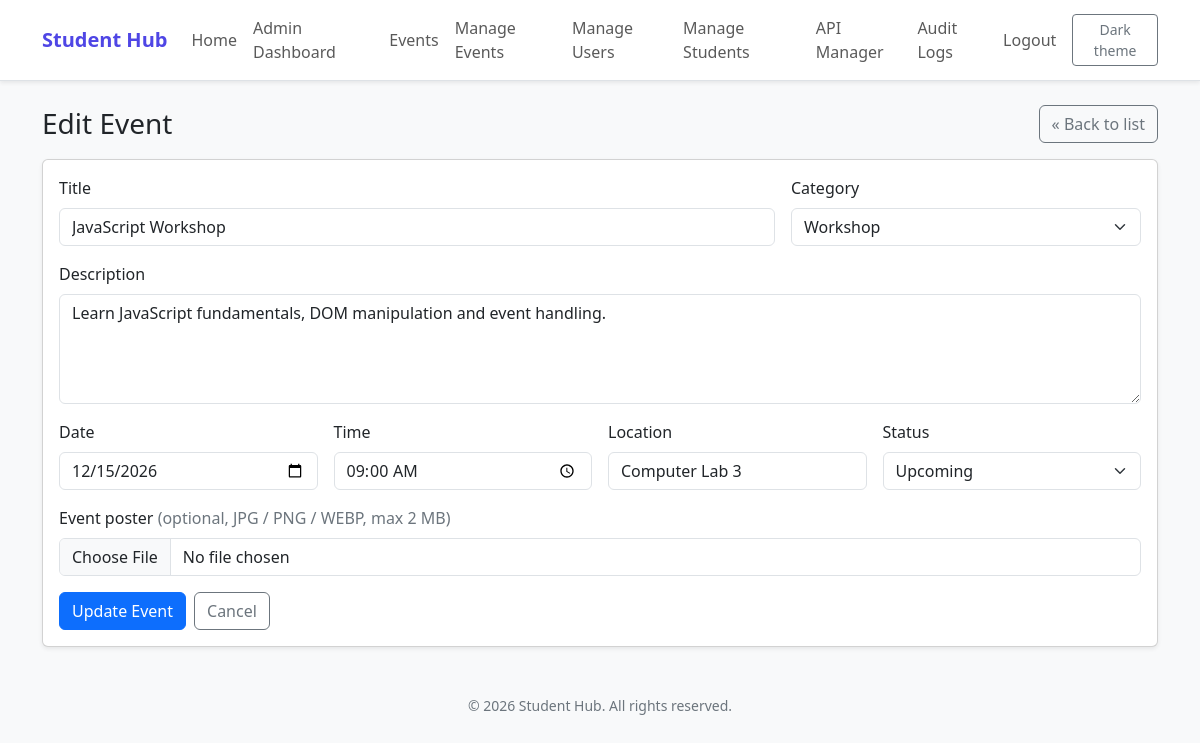
Page /events/form.php?id=13 (signed in) on the committed database.
### tables this page shows
CREATE TABLE IF NOT EXISTS events (
    id          INT UNSIGNED NOT NULL AUTO_INCREMENT,
    title       VARCHAR(150) NOT NULL,
    description TEXT         NOT NULL,
    event_date  DATE         NOT NULL,
    event_time  TIME         NOT NULL,
    location    VARCHAR(150) NOT NULL,
    category    ENUM('Workshop','Competition','Seminar','Exhibition') NOT NULL,
    status      ENUM('Upcoming','Ongoing','Completed','Cancelled') NOT NULL DEFAULT 'Upcoming',
    poster      VARCHAR(255) DEFAULT NULL,           
    created_at  TIMESTAMP NOT NULL DEFAULT CURRENT_TIMESTAMP,
    updated_at  TIMESTAMP NOT NULL DEFAULT CURRENT_TIMESTAMP ON UPDATE CURRENT_TIMESTAMP,
    PRIMARY KEY (id),
    UNIQUE KEY uq_event_title_date (title, event_date),
    KEY idx_event_date (event_date),
    KEY idx_event_status (status)
);

### students/_bootstrap.php (called while the page is built, shortened)
<?php
function e($value): string
{
    return htmlspecialchars((string) $value, ENT_QUOTES, 'UTF-8');
}

### events/form.php (the view, shortened to what this page needs)
<?php
require_once __DIR__ . '/_bootstrap.php';
$id     = (int) ($_GET['id'] ?? $_POST['id'] ?? 0);
$isEdit = $id > 0;
$data = [
    'title' => '', 'description' => '', 'event_date' => '', 'event_time' => '',
    'location' => '', 'category' => '', 'status' => 'Upcoming',
];
$errors = [];
if ($isEdit) {
    $existing = fetch_event($conn, $id);
    if ($_SERVER['REQUEST_METHOD'] !== 'POST') {
        $data = array_intersect_key($existing, $data);
        $data['event_time'] = substr((string) $data['event_time'], 0, 5);
    }
}
function cls(array $errors, string $key): string
{
    return isset($errors[$key]) ? ' is-invalid' : '';
}
$title = $isEdit ? 'Edit Event' : 'Add Event';
?>
<div class="d-flex justify-content-between align-items-center mb-3">
    <h2 class="h3 mb-0"><?= e($title) ?></h2>
    <a class="btn btn-outline-secondary" href="index.php">&laquo; Back to list</a>
</div>
<form class="card card-body shadow-sm" method="post" enctype="multipart/form-data"
      action="form.php<?= $isEdit ? '?id=' . $id : '' ?>" novalidate>
    <div class="row g-3">
        <div class="col-md-8">
            <label class="form-label" for="title">Title</label>
            <input class="form-control<?= cls($errors, 'title') ?>" type="text" id="title" name="title" maxlength="150" required value="<?= e($data['title']) ?>">
        </div>
        <div class="col-md-4">
            <label class="form-label" for="category">Category</label>
            <select class="form-select<?= cls($errors, 'category') ?>" id="category" name="category" required>
                <?php foreach (EVENT_CATEGORIES as $c): ?>
                    <option value="<?= e($c) ?>" <?= $data['category'] === $c ? 'selected' : '' ?>><?= e($c) ?></option>
                <?php endforeach; ?>
            </select>
        </div>
        <div class="col-12">
            <label class="form-label" for="description">Description</label>
            <textarea class="form-control<?= cls($errors, 'description') ?>" id="description" name="description" rows="4" maxlength="2000" required><?= e($data['description']) ?></textarea>
        </div>
        <div class="col-md-3">
            <label class="form-label" for="event_date">Date</label>
            <input class="form-control<?= cls($errors, 'event_date') ?>" type="date" id="event_date" name="event_date" required value="<?= e($data['event_date']) ?>">
        </div>
        <div class="col-md-3">
            <label class="form-label" for="event_time">Time</label>
            <input class="form-control<?= cls($errors, 'event_time') ?>" type="time" id="event_time" name="event_time" required value="<?= e($data['event_time']) ?>">
        </div>
        <div class="col-md-3">
            <label class="form-label" for="location">Location</label>
            <input class="form-control<?= cls($errors, 'location') ?>" type="text" id="location" name="location" maxlength="150" required value="<?= e($data['location']) ?>">
        </div>
        <div class="col-md-3">
            <label class="form-label" for="status">Status</label>
            <select class="form-select<?= cls($errors, 'status') ?>" id="status" name="status" required>
                <?php foreach (EVENT_STATUSES as $s): ?>
                    <option value="<?= e($s) ?>" <?= $data['status'] === $s ? 'selected' : '' ?>><?= e($s) ?></option>
                <?php endforeach; ?>
            </select>
        </div>
        <div class="col-12">
            <label class="form-label" for="poster">Event poster <span class="text-secondary">(optional, JPG / PNG / WEBP, max 2 MB)</span></label>
            <input class="form-control<?= cls($errors, 'poster') ?>" type="file" id="poster" name="poster"
                   accept=".jpg,.jpeg,.png,.webp,image/jpeg,image/png,image/webp">
        </div>
        <div class="col-12 d-flex gap-2">
            <button class="btn btn-primary" type="submit"><?= $isEdit ? 'Update Event' : 'Add Event' ?></button>
            <a class="btn btn-outline-secondary" href="index.php">Cancel</a>
        </div>
    </div>
</form>

### events/_bootstrap.php (style rules this page uses)
body { transition: background-color .15s ease, color .15s ease; }

### rows in the picture
events: title "JavaScript Workshop", description "Learn JavaScript fundamentals, DOM manipulation and event handling.", event_date "12/15/2026", location "Computer Lab 3"

### other values in the picture
$text "Home"
$text "Admin Dashboard"
$text "Events"
$text "Manage Events"
$text "Manage Users"
$text "Manage Students"
$text "API Manager"
$text "Audit Logs"
$text "Logout"
$title "Edit Event"
form field category "Workshop"
form field status "Upcoming"
